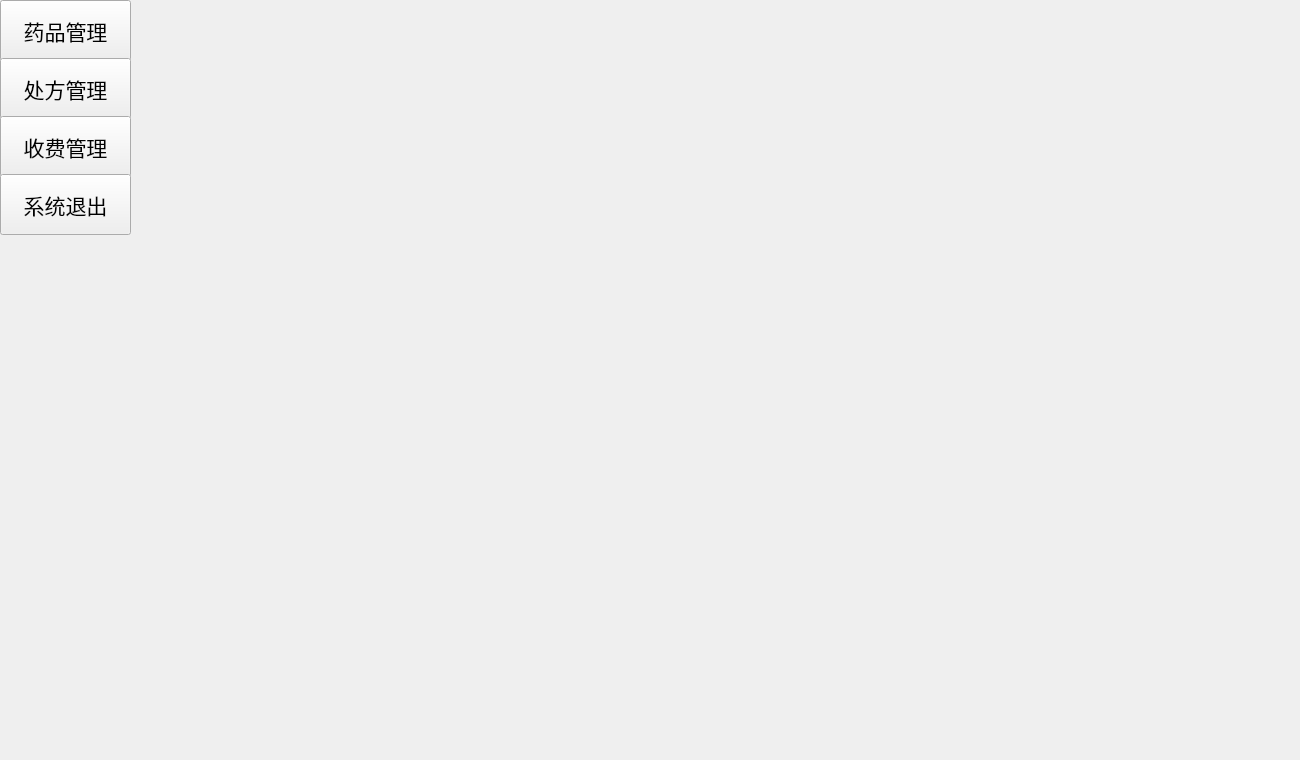
<?xml version="1.0" encoding="UTF-8"?>
<ui version="4.0">
 <class>Doc_Main</class>
 <widget class="QWidget" name="Doc_Main">
  <property name="geometry">
   <rect>
    <x>0</x>
    <y>0</y>
    <width>1300</width>
    <height>760</height>
   </rect>
  </property>
  <property name="windowTitle">
   <string>管理系统</string>
  </property>
  <widget class="QWidget" name="tool" native="true">
   <property name="geometry">
    <rect>
     <x>0</x>
     <y>0</y>
     <width>131</width>
     <height>631</height>
    </rect>
   </property>
   <property name="styleSheet">
    <string notr="true">font: 75 16pt
</string>
   </property>
   <widget class="QPushButton" name="medicine">
    <property name="geometry">
     <rect>
      <x>0</x>
      <y>0</y>
      <width>131</width>
      <height>61</height>
     </rect>
    </property>
    <property name="text">
     <string>药品管理</string>
    </property>
   </widget>
   <widget class="QPushButton" name="recipe">
    <property name="geometry">
     <rect>
      <x>0</x>
      <y>58</y>
      <width>131</width>
      <height>61</height>
     </rect>
    </property>
    <property name="text">
     <string>处方管理</string>
    </property>
   </widget>
   <widget class="QPushButton" name="fee">
    <property name="geometry">
     <rect>
      <x>0</x>
      <y>116</y>
      <width>131</width>
      <height>61</height>
     </rect>
    </property>
    <property name="text">
     <string>收费管理</string>
    </property>
   </widget>
   <widget class="QPushButton" name="pushButton">
    <property name="geometry">
     <rect>
      <x>0</x>
      <y>174</y>
      <width>131</width>
      <height>61</height>
     </rect>
    </property>
    <property name="text">
     <string>系统退出</string>
    </property>
   </widget>
  </widget>
  <widget class="QStackedWidget" name="stackedWidget">
   <property name="geometry">
    <rect>
     <x>139</x>
     <y>-1</y>
     <width>1300</width>
     <height>761</height>
    </rect>
   </property>
  </widget>
 </widget>
 <resources/>
 <connections/>
</ui>
